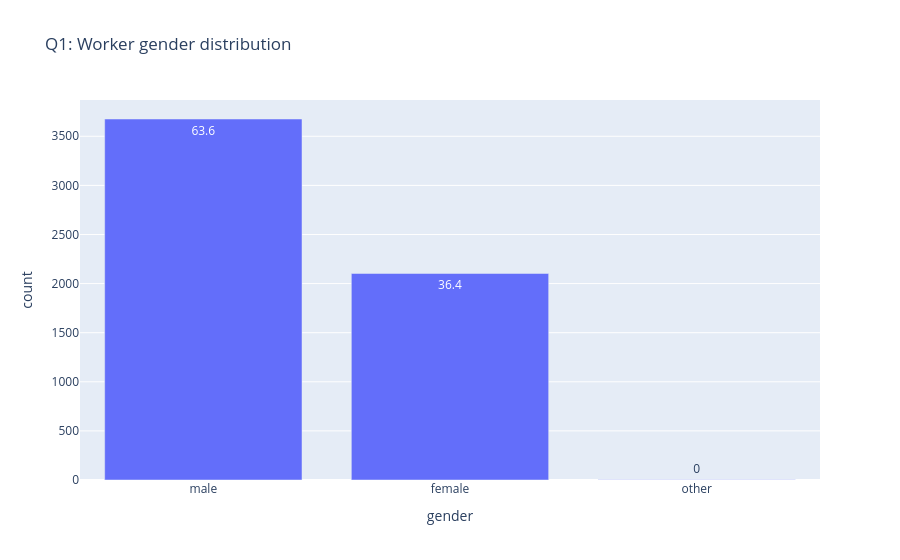

Source (notebook cell):
### Markdown cell above
**POST YOUR ANSWERS TO QUESTIONS 1-4 HERE.**

Use both Markdown and code-formatted cells.

### Code cell
import pandas as pd
import plotly.express as px

# Turn our list-of-dictionaries into a DataFrame
df = pd.DataFrame(all_annotators)

# csv.DictReader stores blank cells as empty strings, so label them "missing"
# so they show up in the counts instead of disappearing
df = df.replace("", "missing")

# The first-language column is coded 0/1, so make it readable
df["english_first_language"] = df["english_first_language"].replace(
    {"1": "English is first language", "0": "English is not first language"}
)

def summarize(column, title):
    """Show a count + percent table and a bar chart for one column."""
    counts = df[column].value_counts().rename_axis(column).reset_index(name="count")
    counts["percent"] = (counts["count"] / len(df) * 100).round(1)
    display(counts)
    px.bar(counts, x=column, y="count", text="percent", title=title).show()

# Q1: gender
summarize("gender", "Q1: Worker gender distribution")

### Figure 1 — Plotly figure (JSON) as saved in the notebook; plotly's stock layout.template omitted (floating-point values rounded to 4 significant figures)
{"data": [{"hovertemplate": "gender=%{x}<br>count=%{y}<br>percent=%{text}<extra></extra>", "legendgroup": "", "marker": {"color": "#636efa", "pattern": {"shape": ""}}, "name": "", "orientation": "v", "showlegend": false, "text": [63.6, 36.4, 0.0], "textposition": "auto", "type": "bar", "x": ["male", "female", "other"], "xaxis": "x", "y": [3676, 2103, 2], "yaxis": "y"}], "layout": {"barmode": "relative", "legend": {"tracegroupgap": 0}, "title": {"text": "Q1: Worker gender distribution"}, "xaxis": {"anchor": "y", "domain": [0, 1], "title": {"text": "gender"}}, "yaxis": {"anchor": "x", "domain": [0, 1], "title": {"text": "count"}}}}
